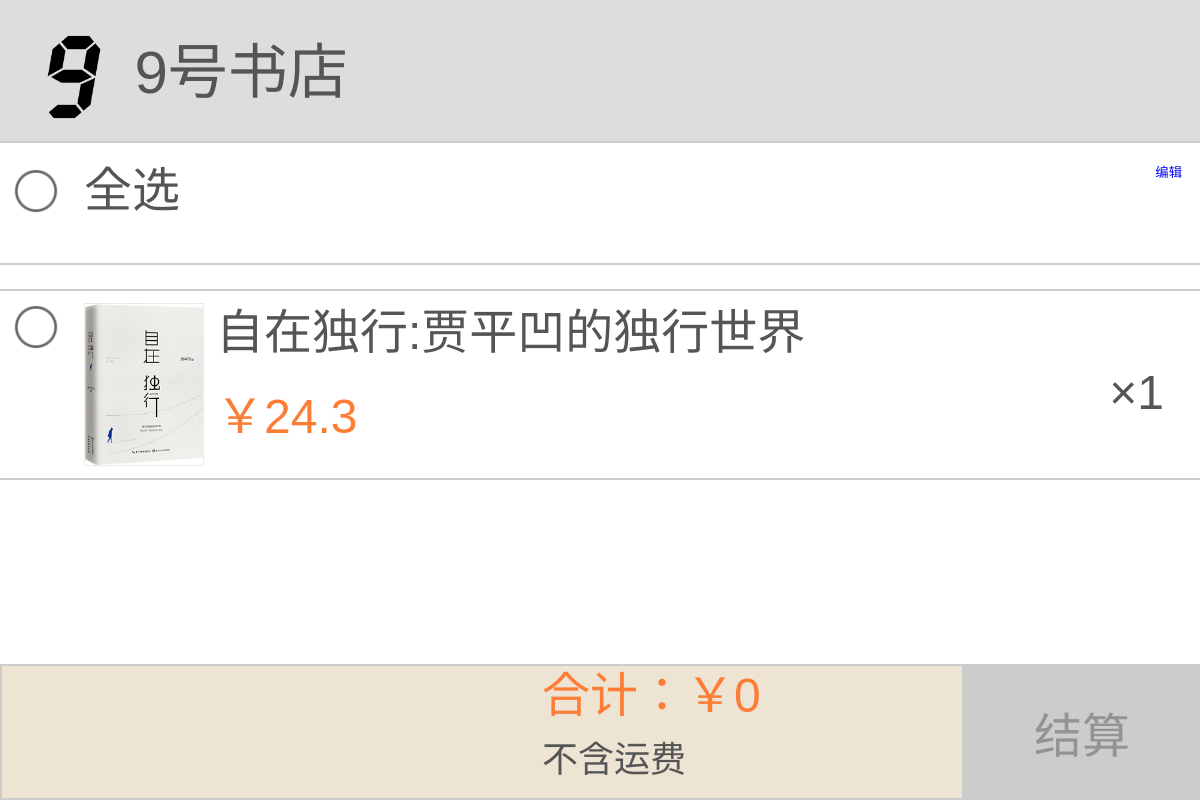
The app's page /book_store/shopcart.php with its own data.
### tables this page shows
CREATE TABLE IF NOT EXISTS `shopcart` (
  `itemid` int(11) NOT NULL,
  `openid` varchar(100) NOT NULL,
  `bookid` varchar(8) NOT NULL,
  `booknum` int(11) NOT NULL,
  PRIMARY KEY (`itemid`)
);

CREATE TABLE IF NOT EXISTS `books` (
  `ID` varchar(8) NOT NULL,
  `书名` varchar(50) NOT NULL,
  `作者` text,
  `备注` text NOT NULL,
  `原价` float NOT NULL COMMENT '原价',
  `现价` float DEFAULT NULL COMMENT '现价',
  `出版社` text NOT NULL,
  `语种` text,
  `页数` int(11) DEFAULT NULL,
  `开本` int(11) NOT NULL DEFAULT '32',
  `ISBN` int(13) NOT NULL,
  `条形码` int(11) NOT NULL,
  `商品尺寸` text NOT NULL,
  `商品重量` int(11) NOT NULL,
  `品牌` text NOT NULL,
  `编辑推荐` text NOT NULL,
  `媒体推荐` text NOT NULL,
  `作者简介` text NOT NULL,
  `图片数量` int(11) NOT NULL DEFAULT '4',
  `库存` int(11) NOT NULL DEFAULT '10',
  PRIMARY KEY (`ID`)
);

### book_store/lib/db.php (called while the page is built, shortened)
<?php
function fetchOne($conn,$sql, $result_type=MYSQLI_ASSOC){
    $result = mysqli_query($conn,$sql);
    $row = mysqli_fetch_array($result, $result_type);
    return $row;
}
function fetchAll($conn,$sql, $result_type=MYSQLI_ASSOC){
    $result = mysqli_query($conn, $sql);
    $rows = Array();
    while(@$row = mysqli_fetch_array($result,$result_type)){
        $rows[] = $row;
    }
    return $rows;
}
?>

### book_store/shopcart.php (the view, shortened to what this page needs)
<?php
	require_once 'lib/db.php';
	$conn = connect_db();
	$sql = "SELECT * FROM shopcart WHERE openid='".OPENID."'";
	$sql_res = fetchAll($conn, $sql);
 ?>
<!doctype html>
<html>
<head>
	<link rel="stylesheet" type="text/css" href="css/reset.css">
	<link rel="stylesheet" type="text/css" href="css/user.css">
</head>
<body>
<header class="header-wrap">
	<div class="home-content"><a href="index.php"><img class="header-logo" src="images/logo.png"/>9号书店</a></div>
</header>
<div id="content-wrap">
<?php
if(!empty($sql_res)){
    echo <<<eod
    <form>
    	<section>
    		<ul id="shopcart-content" class="shopcart-wrap">
    			<li class="shopcart-item check-all">
    				<div class="icon-check-wrap"><img class="icon-check" src="images/icon_to_check.png"></div>全选<input id="editBtn" type="button" name="" value="编辑">
    			</li>
eod;
    foreach ($sql_res as $book_item){
        $book_sql = "SELECT 书名,现价   FROM books WHERE books.ID='".$book_item["bookid"]."'";
        $book_info = fetchOne($conn, $book_sql);
        $num = substr($book_item["bookid"], -4);
        $int_num = (int)$num;
        $imgSrc = "images/books/".$int_num.'-'.(1).'.jpg';
        echo <<<eod
        <li class="shopcart-item">
			<div class="icon-check-wrap"><img class="icon-check" src="images/icon_to_check.png"></div>
			<a href="book.php?ID={$book_item["bookid"]}"><input type="hidden" value="{$book_item["itemid"]}"/><img class="shopcart-img" src={$imgSrc}><p class="item-book-name">{$book_info["书名"]}</p><br><p class="shopcart-price">&#65509;<span>{$book_info["现价"]}</span></p><p class="shopcart-num">×<span>{$book_item["booknum"]}</sapn></p></a>
			<div class="edit-wrap">
				<div class="edit-num-wrap">
					<input type="button" class="page-btn-sub" value="-"><input class="page-text-number" type="text" name="bookNum" value='{$book_item["booknum"]}'><input class="page-btn-add" type="button" name="" value="+">
					<div class="shopcart-price">&#65509;{$book_info["现价"]}</div>
				</div>
				<div class="edit-delete-wrap"><input type="button" class="edit-delete-btn" value="删除" name="edit-delete"></div>
			</div>
		</li>
eod;
    }
    echo <<<eod
    </ul>
    	</section>
    	<footer class="shopcart-footer">
    		<div>
    			<p><span class="shopcart-price">合计：&#65509;<span>0</span></span><br>不含运费</p>
    			<input id="buy" type="button" disabled="disabled" name="buy" value="结算">
    		</div>
    	</footer>
    </form>
eod;
}
?>
</div>
</body>
</html>

### book_store/css/user.css (style rules this page uses)
html { font-size: 36px; }
body { font-size:62.5%; font-family:"Microsoft YaHei",Arial; margin: 0;padding: 0; overflow-x:hidden; overflow-y:auto;color:#555; }
a { text-decoration: none; }
a:link { color: #555; }
.header-wrap { height: 1rem; padding-top:0.14rem; border-bottom: #DDD solid 0.04rem; background-color: #DDD; }
.header-wrap div { display: inline-block; }
.header-wrap img { vertical-align: middle; }
.home-content { margin-right: 2.8rem; margin-left: 0.12rem; float: left; font-size: 0.5rem; }
.header-logo { width: 1rem; vertical-align: middle; }
.shopcart-wrap { font-size: 0.4rem; }
.shopcart-item { border-top: solid 0.02rem #ccc; border-bottom: solid 0.02rem #ccc; margin-top: 0.2rem; padding: 0.1rem 0.1rem; position: relative; }
ul.shopcart-wrap > li:first-child { margin-top: 0; padding: 0.2rem 0.1rem; }
ul.shopcart-wrap > li:first-child div { height: 0.6rem; }
.shopcart-wrap li p { display: inline-block; margin-left: 0.1rem; line-height: 0.5rem; }
.check-all input { border: none; background-color: white; color: blue; float: right; vertical-align:bottom; margin-top: -0.05rem; }
.icon-check-wrap { display: inline-block; float: left; padding-right: 0.2rem; height: 1.3rem; }
.icon-check { width: 0.4rem; // vertical-align: middle; }
.shopcart-img { width: 1rem; vertical-align: middle; float: left; }
.item-book-name { max-width: 6.6rem; }
.shopcart-item:after { clear: both; content: ""; display: block; }
.shopcart-price { color: #fd7d36; margin-top: 0.2rem; font-size: 0.4rem; }
.shopcart-num { float: right; margin-right: 0.2rem; }
.shopcart-footer { position: fixed; bottom: 0; border: solid #ccc 0.02rem; width: 100%; height: 1.1rem; background-color: #ede4d4; font-size: 0.4rem; }
.shopcart-footer:after { display: block; content: ""; clear: both; }
.shopcart-footer p { font-size: 0.3rem; display: inline-block; line-height: 0.5rem; margin: 0 0 0.2rem 4.5rem; }
.shopcart-footer input { width: 2rem; font-size: 0.4rem; background-color: #ccc; text-align: center; border: solid #ccc 0.01rem; float: right; height: 1.1rem; display: inline-block; }

### records on screen
shopcart: bookid.书名 "自在独行:贾平凹的独行世界", bookid.现价 "24.3", booknum "1"
